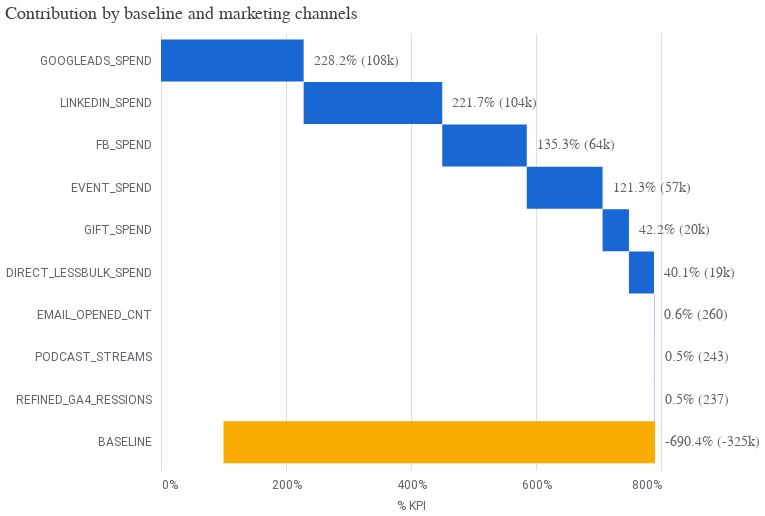

Notebook code cell kept with this figure:
### Code cell
# Generate each individual chart and remove their individual config attributes to avoid conflicts on concatenation
media_summary.plot_contribution_waterfall_chart()

### Figure 1 — Vega-Lite specification as saved in the notebook (floating-point values rounded to 4 significant figures)
{"config": {"view": {"continuousWidth": 300, "continuousHeight": 300, "strokeOpacity": 0}, "axis": {"labelColor": "#5F6368", "labelFont": "Roboto", "labelFontSize": 12, "titleColor": "#5F6368", "titleFont": "Roboto", "titleFontSize": 12, "titleFontWeight": "normal", "titlePadding": 10}}, "layer": [{"mark": {"type": "bar", "size": 42}, "encoding": {"color": {"condition": {"test": "(datum.channel === 'BASELINE')", "value": "#F9AB00"}, "value": "#1967D2"}, "x": {"axis": {"domain": false, "format": "%", "labelPadding": 10, "tickCount": 5, "ticks": false}, "field": "prev_sum", "title": "% KPI", "type": "quantitative"}, "x2": {"field": "sum_outcome"}, "y": {"axis": {"domain": false, "labelPadding": 10, "ticks": false}, "field": "channel", "scale": {"paddingOuter": 0.2}, "sort": null, "title": null, "type": "nominal"}}, "transform": [{"window": [{"op": "sum", "field": "pct_of_contribution", "as": "sum_outcome"}, {"op": "lead", "field": "channel", "as": "kwargs"}]}, {"calculate": "datum.sum_outcome - datum.pct_of_contribution", "as": "prev_sum"}, {"calculate": "datum.incremental_outcome < 0 ? datum.prev_sum : datum.sum_outcome", "as": "text_x"}]}, {"mark": {"type": "text", "align": "left", "color": "#5F6368", "dx": 10, "fontSize": 14}, "encoding": {"text": {"field": "outcome_text", "type": "nominal"}, "x": {"field": "text_x", "type": "quantitative"}, "y": {"axis": {"domain": false, "labelPadding": 10, "ticks": false}, "field": "channel", "scale": {"paddingOuter": 0.2}, "sort": null, "title": null, "type": "nominal"}}, "transform": [{"window": [{"op": "sum", "field": "pct_of_contribution", "as": "sum_outcome"}, {"op": "lead", "field": "channel", "as": "kwargs"}]}, {"calculate": "datum.sum_outcome - datum.pct_of_contribution", "as": "prev_sum"}, {"calculate": "datum.incremental_outcome < 0 ? datum.prev_sum : datum.sum_outcome", "as": "text_x"}]}], "data": {"name": "data-99fbcaf3b7df21f8872304d836f5c1a6"}, "height": 436.8, "title": {"text": "Contribution by baseline and marketing channels", "anchor": "start", "color": "#3C4043", "font": "Google Sans Display", "fontSize": 18, "fontWeight": "normal", "offset": 10}, "width": 500, "$schema": "https://vega.github.io/schema/vega-lite/v5.20.1.json", "datasets": {"data-99fbcaf3b7df21f8872304d836f5c1a6": [{"channel": "GOOGLEADS_SPEND", "incremental_outcome": 107500.0, "pct_of_contribution": 2.282, "outcome_text": "228.2% (108k)"}, {"channel": "LINKEDIN_SPEND", "incremental_outcome": 104500.0, "pct_of_contribution": 2.217, "outcome_text": "221.7% (104k)"}, {"channel": "FB_SPEND", "incremental_outcome": 63720.0, "pct_of_contribution": 1.353, "outcome_text": "135.3% (64k)"}, {"channel": "EVENT_SPEND", "incremental_outcome": 57150.0, "pct_of_contribution": 1.213, "outcome_text": "121.3% (57k)"}, {"channel": "GIFT_SPEND", "incremental_outcome": 19880.0, "pct_of_contribution": 0.422, "outcome_text": "42.2% (20k)"}, {"channel": "DIRECT_LESSBULK_SPEND", "incremental_outcome": 18900.0, "pct_of_contribution": 0.4011, "outcome_text": "40.1% (19k)"}, {"channel": "EMAIL_OPENED_CNT", "incremental_outcome": 259.6, "pct_of_contribution": 0.005511, "outcome_text": "0.6% (260)"}, {"channel": "PODCAST_STREAMS", "incremental_outcome": 242.7, "pct_of_contribution": 0.00515, "outcome_text": "0.5% (243)"}, {"channel": "REFINED_GA4_RESSIONS", "incremental_outcome": 236.7, "pct_of_contribution": 0.005024, "outcome_text": "0.5% (237)"}, {"channel": "BASELINE", "incremental_outcome": -325300.0, "pct_of_contribution": -6.904, "outcome_text": "-690.4% (-325k)"}]}}
